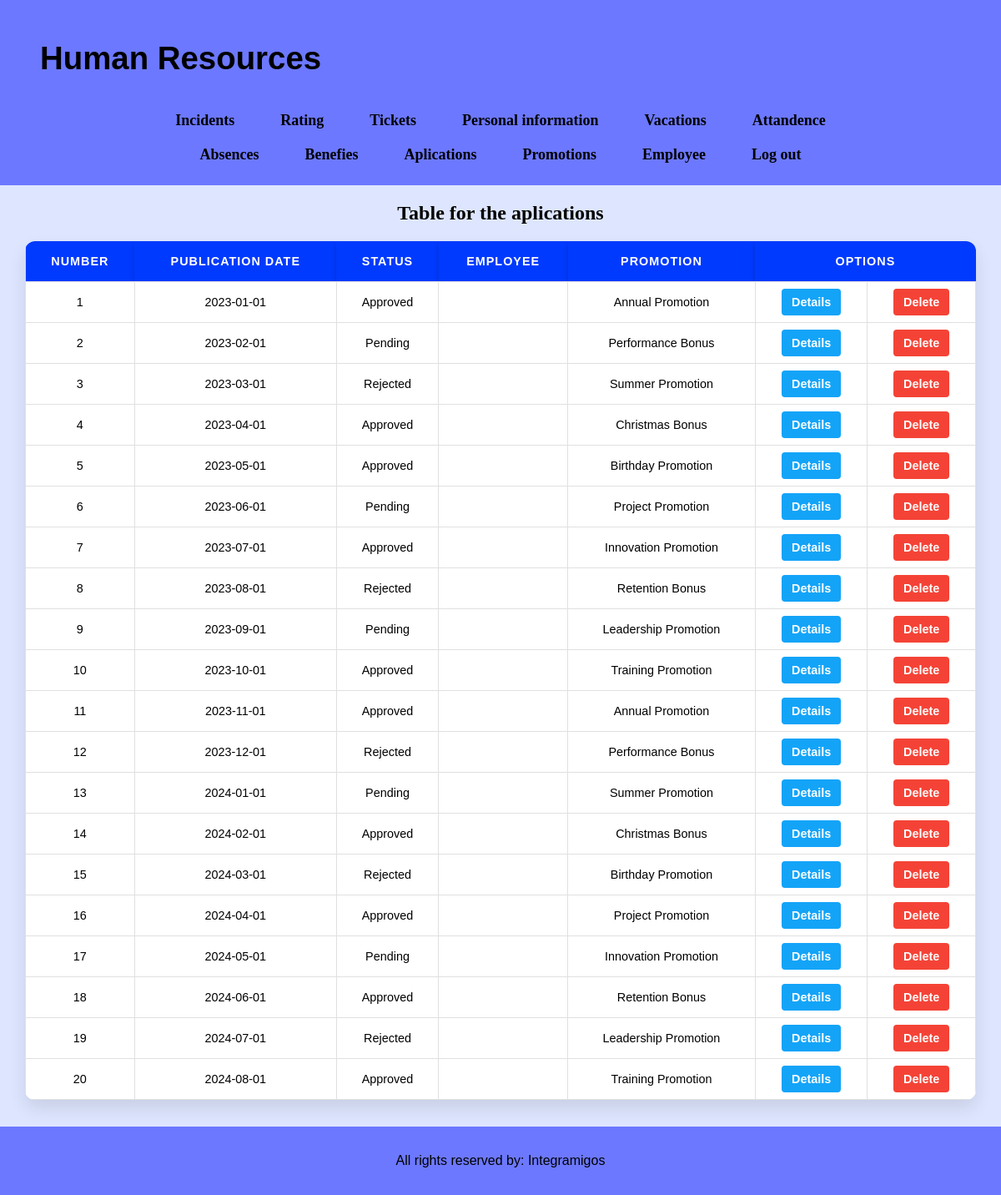
The page /admin/aplications.php (signed in) on the database its author committed.
### tables this page shows
create table application(
    id int primary key auto_increment,
    publicationDate date not null,
    status varchar(10) not null,
    employee varchar(5) not null,
    promotion varchar(5) not null,
    index idx_application(publicationDate),

    foreign Key(employee) references employee(code),
    foreign key(promotion) references promotion(code)
);

create table promotion(
    code varchar(5) primary key,
    name varchar(60) not null,
    description varchar(60) not null,
    status varchar(10) not null,
    publicationDate date not null,
    index idx_promotion(publicationDate)
);

### admin/functionsAdmin.php (called while the page is built, shortened)
<?php
require("../includes/config/MySQL_ConexionDB.php");
function getInfoPromotion($id) {
    global $db_con;
    try {
        $query = "SELECT name FROM promotion WHERE code = :id";
        $stmt = $db_con->prepare($query);
        $stmt->bindParam(':id', $id, PDO::PARAM_STR);
        $stmt->execute();
        $row = $stmt->fetch(PDO::FETCH_ASSOC);
    } catch (PDOException $e) {
        exit("Error en la consulta: " . $e->getMessage());
    }
    return $row['name'];
}
function showApplication(){
    global $db_con;
    $applications = [];
    try {
        $query = "SELECT * FROM application";
        $stm = $db_con->prepare($query);
        $stm->execute();
        while ($row = $stm->fetch(PDO::FETCH_ASSOC)) {
            $applications[] = $row;
        }
    } catch (PDOException $e) {
        exit("Error en la consulta: " . $e->getMessage());
    }
    return $applications;
}
?>

### admin/aplications.php (the view, shortened to what this page needs)
<?php include "../includes/headerAdmin.php";
require_once "../functions.php";
require_once "functionsAdmin.php";
$Application = showApplication();
?>
<section>
    <h2>Table for the aplications</h2>
    <div>
        <table border="1" class="tableAdmin">
            <tr>
                <th>Number</th>
                <th>Publication Date</th>
                <th>Status</th>
                <th>Employee</th>
                <th>Promotion</th>
                <th colspan="2">Options</th>
            </tr>
            <?php foreach ($Application as $renglon){ ?>
            <tr>
                <td><?=$renglon['id']?></td>
                <td><?=$renglon['publicationDate']?></td>
                <td><?=$renglon['status']?></td>
                <?php $name = firstname($renglon['employee']);?>
                <?php $lastname = lastname($renglon['employee']);?>
                <td><?=$name." ".$lastname?></td>
                <?php $Promotion = getInfoPromotion($renglon['promotion']);?>
                <td><?= $Promotion ?></td>
                <td><a href="#" class="action-modify" data-open="modal<?= $renglon['promotion']; ?>">Details</a></td>
                <td><a href="deleteAplications.php?id=<?= $renglon['id'] ?>&action=delete" class="action-delete">Delete</a></td>
            </tr><?php
            }   ?>
        </table>
    </div>
</section>
<?php include "../includes/footer.php" ?>

### css/styles.css (style rules this page uses)
:root { --white: #ffffff; --black: #000000; --little_blue: #dee6ff ; --little_gray: #efefef ; --blue: #6c78ff ; --blue_little: #ebf9ff ; --dark_blue: #003afe ; --very_green: #4dfe00; --green: #1ce42b; --purple: #003afe; --rojo: #ff4c4c; --rojo_hover: #ff6666; }
html { height: 100%; }
h2 { text-align: center; }
body { background-color: var(--little_blue); display: grid; min-height: 100vh; position: relative; grid-template-rows: auto 1fr auto; margin: 0; }
::placeholder { color: black; font-size: 1rem; font-family: Impact, Haettenschweiler, 'Arial Narrow Bold', sans-serif; opacity: .70; }
.tableAdmin { border-collapse: collapse; text-align: center; margin: auto; font-size: 0.9rem; width: 95%; border: none; font-family: Arial, sans-serif; box-shadow: 0 10px 20px rgba(0, 0, 0, 0.1); border-radius: 12px; overflow: hidden; }
.tableAdmin th { background-color: var(--purple); color: white; font-family: Arial, sans-serif; padding: 1rem; border: none; text-transform: uppercase; letter-spacing: 1px; box-shadow: 0 4px 6px rgba(0, 0, 0, 0.2); }
.tableAdmin td { background-color: #ffffff; padding: 1rem; border: 1px solid #e0e0e0; color: var(--dark-gray); font-family: Arial, sans-serif; transition: background-color 0.3s ease, color 0.3s ease, border-color 0.3s ease; }
.tableAdmin tr:nth-child(even) { background-color: #f9f9f9; }
.tableAdmin tr:nth-child(odd) { background-color: #fff; }
.action-modify { background-color: #13a4f8; color: white; padding: 8px 12px; text-decoration: none; border-radius: 4px; font-weight: bold; transition: background-color 0.3s; }
.action-delete { background-color: #f44336; color: white; padding: 8px 12px; text-decoration: none; border-radius: 4px; font-weight: bold; transition: background-color 0.3s; }

### rows shown on the page
application: id "1", publicationDate "2023-01-01", status "Approved", promotion.name "Annual Promotion"
application: id "2", publicationDate "2023-02-01", status "Pending", promotion.name "Performance Bonus"
application: id "3", publicationDate "2023-03-01", status "Rejected", promotion.name "Summer Promotion"
application: id "4", publicationDate "2023-04-01", status "Approved", promotion.name "Christmas Bonus"
application: id "5", publicationDate "2023-05-01", status "Approved", promotion.name "Birthday Promotion"
application: id "6", publicationDate "2023-06-01", status "Pending", promotion.name "Project Promotion"
application: id "7", publicationDate "2023-07-01", status "Approved", promotion.name "Innovation Promotion"
application: id "8", publicationDate "2023-08-01", status "Rejected", promotion.name "Retention Bonus"
application: id "9", publicationDate "2023-09-01", status "Pending", promotion.name "Leadership Promotion"
application: id "10", publicationDate "2023-10-01", status "Approved", promotion.name "Training Promotion"
application: id "11", publicationDate "2023-11-01", status "Approved", promotion.name "Annual Promotion"
application: id "12", publicationDate "2023-12-01", status "Rejected", promotion.name "Performance Bonus"
application: id "13", publicationDate "2024-01-01", status "Pending", promotion.name "Summer Promotion"
application: id "14", publicationDate "2024-02-01", status "Approved", promotion.name "Christmas Bonus"
application: id "15", publicationDate "2024-03-01", status "Rejected", promotion.name "Birthday Promotion"
application: id "16", publicationDate "2024-04-01", status "Approved", promotion.name "Project Promotion"
application: id "17", publicationDate "2024-05-01", status "Pending", promotion.name "Innovation Promotion"
application: id "18", publicationDate "2024-06-01", status "Approved", promotion.name "Retention Bonus"
application: id "19", publicationDate "2024-07-01", status "Rejected", promotion.name "Leadership Promotion"
application: id "20", publicationDate "2024-08-01", status "Approved", promotion.name "Training Promotion"
